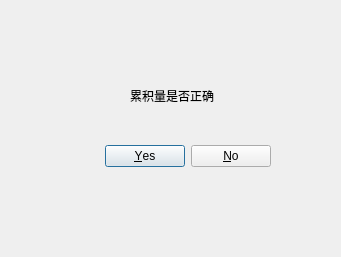
<?xml version="1.0" encoding="UTF-8"?>
<ui version="4.0">
 <class>totalizer</class>
 <widget class="QDialog" name="totalizer">
  <property name="geometry">
   <rect>
    <x>0</x>
    <y>0</y>
    <width>341</width>
    <height>257</height>
   </rect>
  </property>
  <property name="windowTitle">
   <string>Dialog</string>
  </property>
  <widget class="QDialogButtonBox" name="buttonBox">
   <property name="geometry">
    <rect>
     <x>50</x>
     <y>140</y>
     <width>221</width>
     <height>32</height>
    </rect>
   </property>
   <property name="orientation">
    <enum>Qt::Horizontal</enum>
   </property>
   <property name="standardButtons">
    <set>QDialogButtonBox::No|QDialogButtonBox::Yes</set>
   </property>
  </widget>
  <widget class="QLabel" name="label">
   <property name="geometry">
    <rect>
     <x>130</x>
     <y>80</y>
     <width>121</width>
     <height>31</height>
    </rect>
   </property>
   <property name="text">
    <string>累积量是否正确</string>
   </property>
  </widget>
 </widget>
 <resources/>
 <connections>
  <connection>
   <sender>buttonBox</sender>
   <signal>accepted()</signal>
   <receiver>totalizer</receiver>
   <slot>accept()</slot>
   <hints>
    <hint type="sourcelabel">
     <x>248</x>
     <y>254</y>
    </hint>
    <hint type="destinationlabel">
     <x>157</x>
     <y>274</y>
    </hint>
   </hints>
  </connection>
  <connection>
   <sender>buttonBox</sender>
   <signal>rejected()</signal>
   <receiver>totalizer</receiver>
   <slot>reject()</slot>
   <hints>
    <hint type="sourcelabel">
     <x>316</x>
     <y>260</y>
    </hint>
    <hint type="destinationlabel">
     <x>286</x>
     <y>274</y>
    </hint>
   </hints>
  </connection>
 </connections>
</ui>
